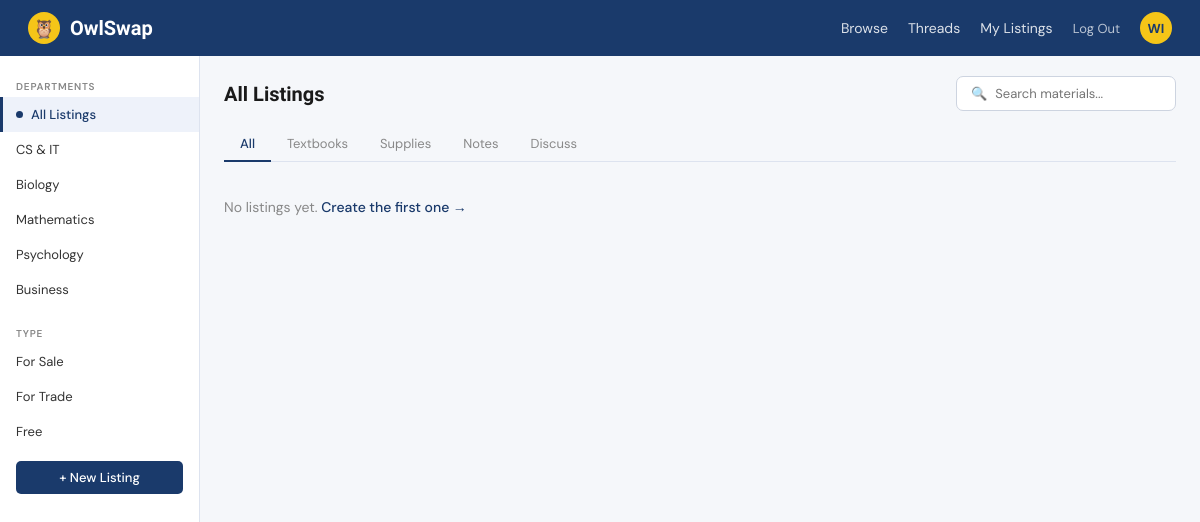
The app's page /marketplace (signed in), older data.
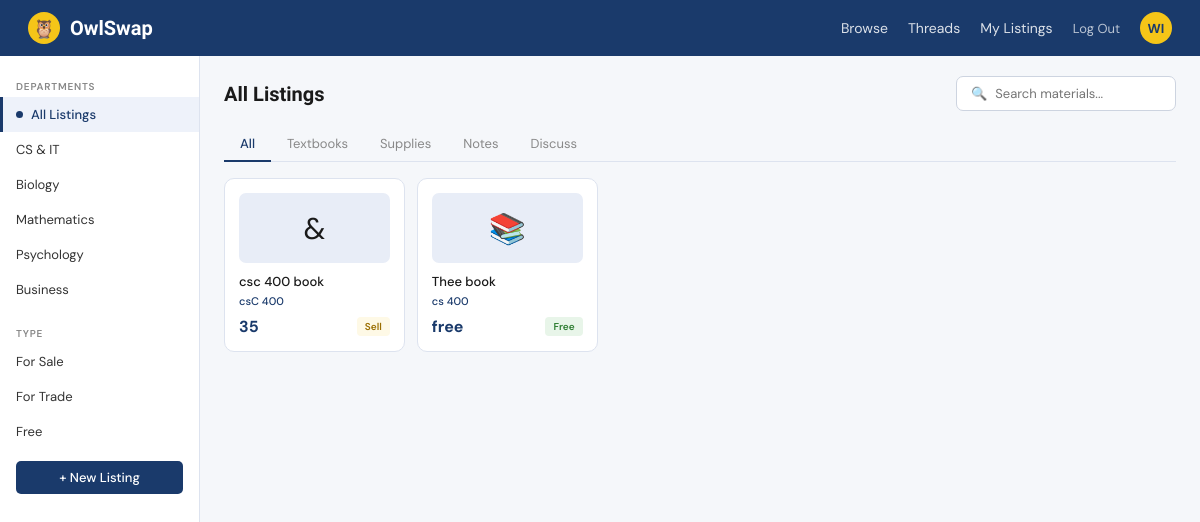
The same page, newer data.
### tables this page shows
CREATE TABLE listings (
        id         INTEGER PRIMARY KEY AUTOINCREMENT,
        user_id    INTEGER NOT NULL,
        title      TEXT    NOT NULL,
        course     TEXT    NOT NULL,
        dept       TEXT    NOT NULL,
        category   TEXT    NOT NULL,
        type       TEXT    NOT NULL,
        price      TEXT    NOT NULL,
        emoji      TEXT    DEFAULT '📚',
        created_at DATETIME DEFAULT CURRENT_TIMESTAMP,
        FOREIGN KEY (user_id) REFERENCES users(id));

### app.py (the view)
@app.route('/marketplace')
@login_required
def marketplace():
    dept     = request.args.get('dept', 'all')
    type_    = request.args.get('type', 'all')
    category = request.args.get('category', 'all')
    search   = request.args.get('search', '').strip()
    conn  = get_db()
    query = 'SELECT listings.*, users.username FROM listings JOIN users ON listings.user_id = users.id WHERE 1=1'
    params = []
    if dept != 'all':
        query += ' AND dept = ?'
        params.append(dept)
    if type_ != 'all':
        query += ' AND type = ?'
        params.append(type_)
    if category != 'all':
        query += ' AND category = ?'
        params.append(category)
    if search:
        query += ' AND (title LIKE ? OR course LIKE ?)'
        params += [f'%{search}%', f'%{search}%']
    query += ' ORDER BY created_at DESC'
    listings = conn.execute(query, params).fetchall()
    conn.close()
    return render_template('marketplace.html',
                           listings=listings,
                           active_dept=dept,
                           active_type=type_,
                           active_category=category,
                           search=search)

### app.py (called while the page is built)
def get_db():
    conn = sqlite3.connect(DB_PATH)
    conn.row_factory = sqlite3.Row
    return conn

def login_required(f):
    from functools import wraps
    @wraps(f)
    def decorated(*args, **kwargs):
        if 'user_id' not in session:
            return redirect(url_for('auth'))
        return f(*args, **kwargs)
    return decorated

### templates/marketplace.html (shortened to what this page needs)
{% extends "base.html" %}
{% block content %}
<div class="marketplace-layout">
  <aside class="sidebar">
    <div class="sidebar-section">Departments</div>
    {% for dept_key, dept_label in [('all','All Listings'),('cs','CS & IT'),('bio','Biology'),('math','Mathematics'),('psy','Psychology'),('bus','Business')] %}
      <a href="{{ url_for('marketplace', dept=dept_key, type=active_type, category=active_category, search=search) }}"
         class="sidebar-item {% if active_dept == dept_key %}active{% endif %}">
        {% if active_dept == dept_key %}<div class="sidebar-dot"></div>{% endif %}
        {{ dept_label }}
      </a>
    {% endfor %}
    <div class="sidebar-section" style="margin-top:12px">Type</div>
    {% for type_key, type_label in [('sell','For Sale'),('trade','For Trade'),('free','Free')] %}
      <a href="{{ url_for('marketplace', dept=active_dept, type=type_key if active_type != type_key else 'all', category=active_category, search=search) }}"
         class="sidebar-item {% if active_type == type_key %}active{% endif %}">
        {{ type_label }}
      </a>
    {% endfor %}
    <a href="{{ url_for('new_listing') }}">
      <button class="btn-blue sidebar-new-btn">+ New Listing</button>
    </a>
  </aside>
  <main class="main-content">
    <div class="main-header">
      <span class="main-title">All Listings</span>
      <form method="GET" action="{{ url_for('marketplace') }}" style="display:flex;align-items:center;">
        <div class="search-bar">
          <span>🔍</span>
          <input type="text" name="search" value="{{ search }}" placeholder="Search materials..." />
        </div>
      </form>
    </div>
    <div class="tab-bar">
      {% for cat_key, cat_label in [('all','All'),('textbook','Textbooks'),('supply','Supplies'),('notes','Notes')] %}
        <a href="{{ url_for('marketplace', dept=active_dept, type=active_type, category=cat_key, search=search) }}"
           class="tab-item {% if active_category == cat_key %}active{% endif %}">{{ cat_label }}</a>
      {% endfor %}
      <a href="{{ url_for('threads') }}" class="tab-item">Discuss</a>
    </div>
    <div class="card-grid">
      {% for listing in listings %}
        <div class="listing-card">
          <div class="listing-img">{{ listing.emoji }}</div>
          <div class="listing-title">{{ listing.title }}</div>
          <div class="listing-course">{{ listing.course }}</div>
          <div class="listing-footer">
            <span class="listing-price">{{ listing.price }}</span>
            <span class="badge badge-{{ listing.type }}">{{ listing.type|capitalize }}</span>
          </div>
        </div>
      {% else %}
        <p style="color:#888;font-size:14px;grid-column:1/-1;padding:20px 0">
          No listings yet.
          <a href="{{ url_for('new_listing') }}" style="color:#1a3a6b;font-weight:500">Create the first one →</a>
        </p>
      {% endfor %}
    </div>
  </main>
</div>
{% endblock %}

### templates/base.html (shortened to what this page needs)
<!DOCTYPE html>
<html lang="en">
<head>
  <link rel="stylesheet" href="{{ url_for('static', filename='styles.css') }}" />
</head>
<body>
  <nav class="navbar">
    <a href="{{ url_for('index') }}" class="navbar-logo">
      <div class="navbar-logo-icon">🦉</div>
      OwlSwap
    </a>
    <div class="navbar-links">
      {% if session.user_id %}
        <a href="{{ url_for('marketplace') }}">Browse</a>
        <a href="{{ url_for('threads') }}">Threads</a>
        <a href="{{ url_for('my_listings') }}">My Listings</a>
        <a href="{{ url_for('logout') }}" style="color:rgba(255,255,255,0.7);font-size:13px">Log Out</a>
        <div class="navbar-avatar">{{ session.username[:2].upper() }}</div>
      {% else %}
        <a href="{{ url_for('auth') }}?tab=signup"><button class="btn-nav-signup">Sign Up</button></a>
        <a href="{{ url_for('auth') }}">Login</a>
      {% endif %}
    </div>
  </nav>
  {% block content %}{% endblock %}
</body>
</html>

### static/styles.css (style rules this page uses)
*, *::before, *::after { box-sizing: border-box; margin: 0; padding: 0; }
body { font-family: 'DM Sans', sans-serif; background: #f0f3f9; color: #1a1a1a; min-height: 100vh; }
a { text-decoration: none; color: inherit; }
button { cursor: pointer; font-family: 'DM Sans', sans-serif; }
.navbar { background: #1a3a6b; display: flex; align-items: center; justify-content: space-between; padding: 12px 28px; position: sticky; top: 0; z-index: 100; }
.navbar-logo { font-family: 'Sora', sans-serif; font-weight: 700; font-size: 20px; color: white; display: flex; align-items: center; gap: 10px; }
.navbar-logo-icon { width: 32px; height: 32px; background: #f5c518; border-radius: 50%; display: flex; align-items: center; justify-content: center; font-size: 18px; }
.navbar-links { display: flex; align-items: center; gap: 20px; }
.navbar-links a { font-size: 14px; color: rgba(255,255,255,0.85); transition: color 0.2s; }
.btn-blue { background: #1a3a6b; color: white; border: none; border-radius: 5px; padding: 8px 18px; font-size: 13px; font-weight: 500; }
.marketplace-layout { display: flex; min-height: calc(100vh - 60px); }
.sidebar { width: 200px; background: white; border-right: 1px solid #dde3ef; padding: 16px 0; flex-shrink: 0; }
.sidebar-section { font-size: 10px; font-weight: 600; letter-spacing: .08em; color: #888; padding: 8px 16px 4px; text-transform: uppercase; }
.sidebar-item { padding: 9px 16px; font-size: 13px; color: #333; cursor: pointer; display: flex; align-items: center; gap: 8px; transition: background 0.15s; }
.sidebar-item.active { background: #eef2fa; color: #1a3a6b; font-weight: 500; border-left: 3px solid #1a3a6b; padding-left: 13px; }
.sidebar-dot { width: 7px; height: 7px; border-radius: 50%; background: #1a3a6b; flex-shrink: 0; }
.sidebar-new-btn { margin: 12px 16px 0; width: calc(100% - 32px); }
.main-content { flex: 1; padding: 20px 24px; background: #f5f7fa; }
.main-header { display: flex; align-items: center; justify-content: space-between; margin-bottom: 16px; }
.main-title { font-family: 'Sora', sans-serif; font-size: 20px; font-weight: 600; }
.search-bar { display: flex; align-items: center; gap: 8px; background: white; border: 1px solid #cdd4e0; border-radius: 7px; padding: 8px 14px; font-size: 13px; color: #888; width: 220px; }
.search-bar input { border: none; outline: none; font-size: 13px; font-family: 'DM Sans', sans-serif; color: #1a1a1a; width: 100%; background: transparent; }
.tab-bar { display: flex; border-bottom: 1px solid #dde3ef; margin-bottom: 16px; }
.tab-item { font-size: 13px; padding: 8px 16px; cursor: pointer; color: #888; border-bottom: 2px solid transparent; margin-bottom: -1px; transition: color 0.15s, border-color 0.15s; }
.tab-item.active { color: #1a3a6b; border-bottom-color: #1a3a6b; font-weight: 500; }
.card-grid { display: grid; grid-template-columns: repeat(auto-fill, minmax(180px, 1fr)); gap: 12px; }
.listing-card { background: white; border: 1px solid #dde3ef; border-radius: 10px; padding: 14px; cursor: pointer; transition: box-shadow 0.2s, transform 0.15s; }
.listing-img { background: #e8edf7; border-radius: 7px; height: 70px; margin-bottom: 10px; display: flex; align-items: center; justify-content: center; font-size: 30px; }
.listing-title { font-size: 13px; font-weight: 500; margin-bottom: 3px; line-height: 1.4; }
.listing-course { font-size: 11px; color: #1a3a6b; margin-bottom: 8px; font-weight: 500; }
.listing-footer { display: flex; align-items: center; justify-content: space-between; }
.listing-price { font-size: 16px; font-weight: 700; color: #1a3a6b; }
.badge { font-size: 10px; padding: 3px 8px; border-radius: 4px; font-weight: 600; }
.badge-sell { background: #fef9e6; color: #9a6e00; }
.badge-free { background: #e8f5e9; color: #2e7d32; }
.navbar-avatar { width: 32px; height: 32px; border-radius: 50%; background: #f5c518; display: flex; align-items: center; justify-content: center; font-size: 13px; font-weight: 700; color: #1a3a6b; }

Row changes from the older to the newer data that the page shows:
added listings: emoji "&", title "csc 400 book", course "csC 400", price "35", type "Sell"
added listings: emoji "📚", title "Thee book", course "cs 400", price "free", type "Free"
Text that changed along with them:
text no longer shown: "No listings yet. Create the first one →"
